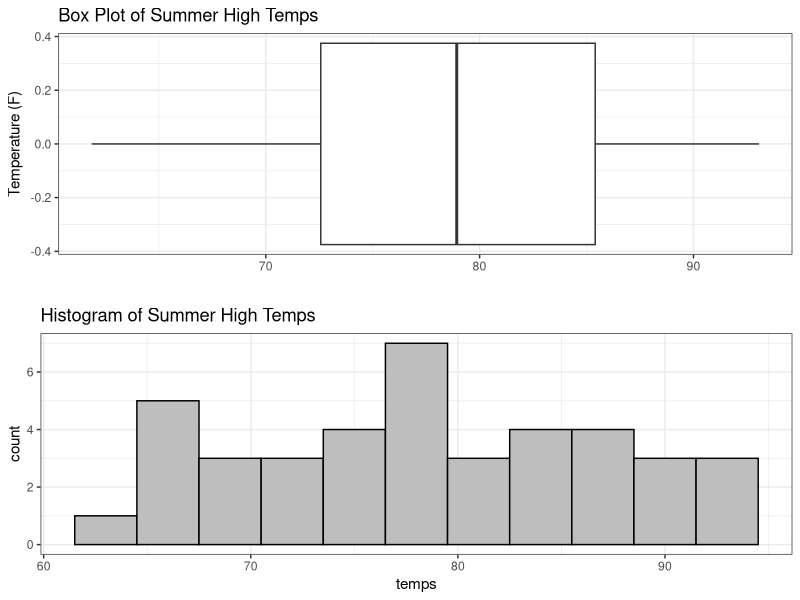
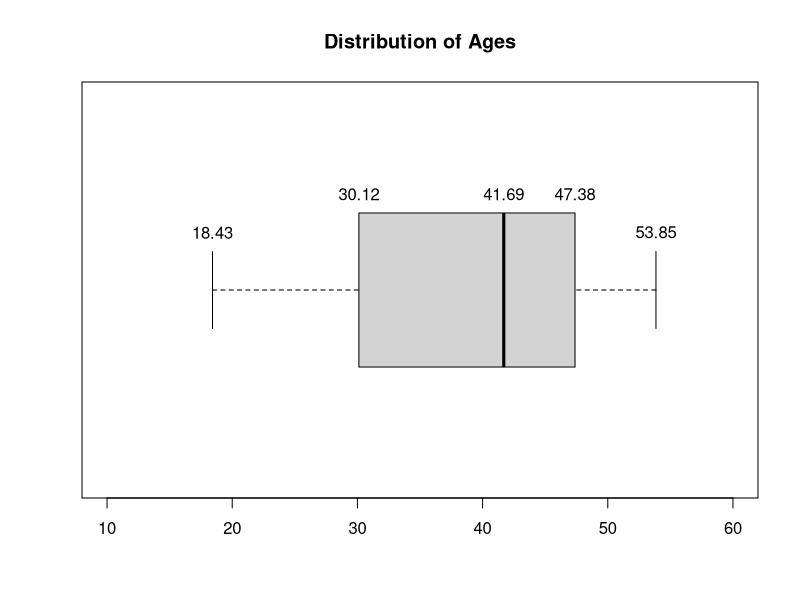
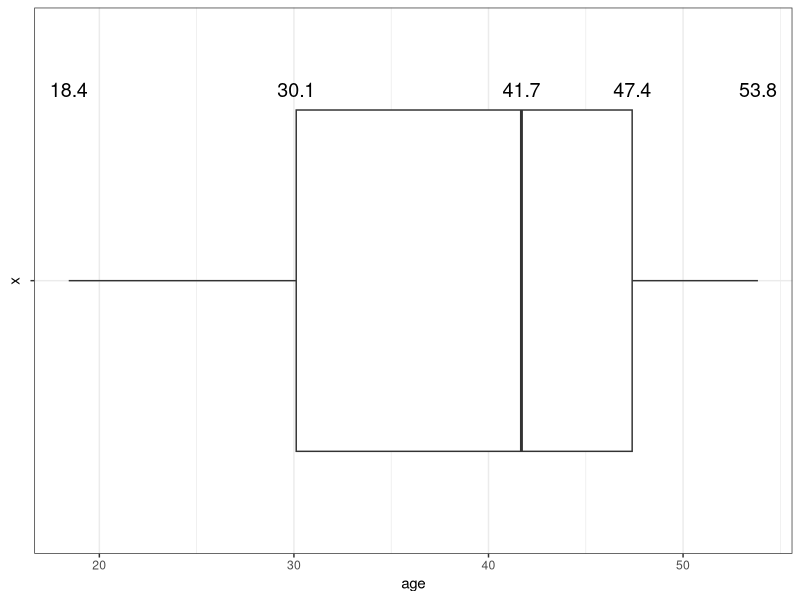

These charts were generated, in order, by the following R code:
library(tidyverse)

#pg 105
temps <- data.frame(temps = rnorm(40, mean=76, sd=9))
head(temps)
summary(temps)
fivenum(temps$temps)

#pg 108
top <- ggplot(data=temps, aes(y=temps)) +
  geom_boxplot() +
  theme_bw() +
  coord_flip() +
  ggtitle("Box Plot of Summer High Temps") +
  xlab("Temperature (F)") +
  ylab("")

bottom <- ggplot(data=temps, aes(x=temps)) +
  geom_histogram(color="black", fill="gray", binwidth=3) +
  theme_bw() +
  ggtitle("Histogram of Summer High Temps")

cowplot::plot_grid(top, bottom, ncol=1)

#pg 109-111
dfx <- data.frame(
  group = c(rep('A', 8), rep('B', 15), rep('C', 6)),
  gender = sample(c("M", "F", "O"), size=29, replace=TRUE),
  age = runif(n=29, min=18, max=54)
)
head(dfx)
my.labels <- round(fivenum(dfx$age), digits=2)

boxplot(dfx$age, horizontal=TRUE, ylim=c(10,60),
        col="lightgray", add=FALSE, main="Distribution of Ages")
text(x=my.labels, y=c(1.15, 1.25, 1.25, 1.25, 1.15),labels=my.labels)

ggplot(dfx, aes(x="", y=age)) +
  geom_boxplot() +
  coord_flip() +
  theme_bw() +
  stat_summary(geom="text", fun.y=quantile, aes(label=sprintf("%1.1f",..y..)),
               position=position_nudge(x=0.42), size=5)